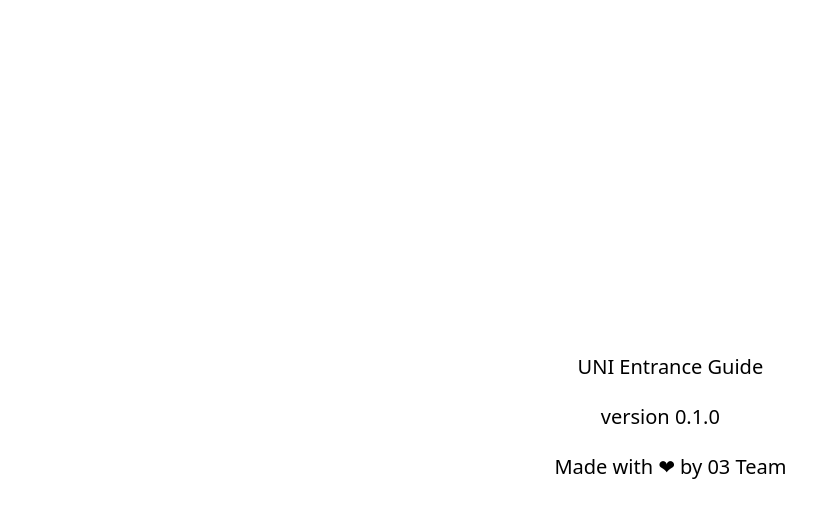
        <widget class="QWidget" name="aboutPage">
         <property name="styleSheet">
          <string notr="true">QWidget {
	background-color: #FFFFFF;
}</string>
         </property>
         <widget class="QLabel" name="label_19">
          <property name="geometry">
           <rect>
            <x>510</x>
            <y>330</y>
            <width>321</width>
            <height>71</height>
           </rect>
          </property>
          <property name="font">
           <font>
            <family>Space Grotesk Bold</family>
            <pointsize>15</pointsize>
           </font>
          </property>
          <property name="text">
           <string>UNI Entrance Guide</string>
          </property>
          <property name="alignment">
           <set>Qt::AlignCenter</set>
          </property>
         </widget>
         <widget class="QLabel" name="label_20">
          <property name="geometry">
           <rect>
            <x>500</x>
            <y>380</y>
            <width>321</width>
            <height>71</height>
           </rect>
          </property>
          <property name="font">
           <font>
            <family>Space Grotesk</family>
            <pointsize>15</pointsize>
           </font>
          </property>
          <property name="text">
           <string>version 0.1.0</string>
          </property>
          <property name="alignment">
           <set>Qt::AlignCenter</set>
          </property>
         </widget>
         <widget class="QLabel" name="label_21">
          <property name="geometry">
           <rect>
            <x>510</x>
            <y>430</y>
            <width>321</width>
            <height>71</height>
           </rect>
          </property>
          <property name="font">
           <font>
            <family>Space Grotesk</family>
            <pointsize>15</pointsize>
           </font>
          </property>
          <property name="text">
           <string>Made with ❤️ by 03 Team</string>
          </property>
          <property name="alignment">
           <set>Qt::AlignCenter</set>
          </property>
         </widget>
        </widget>
